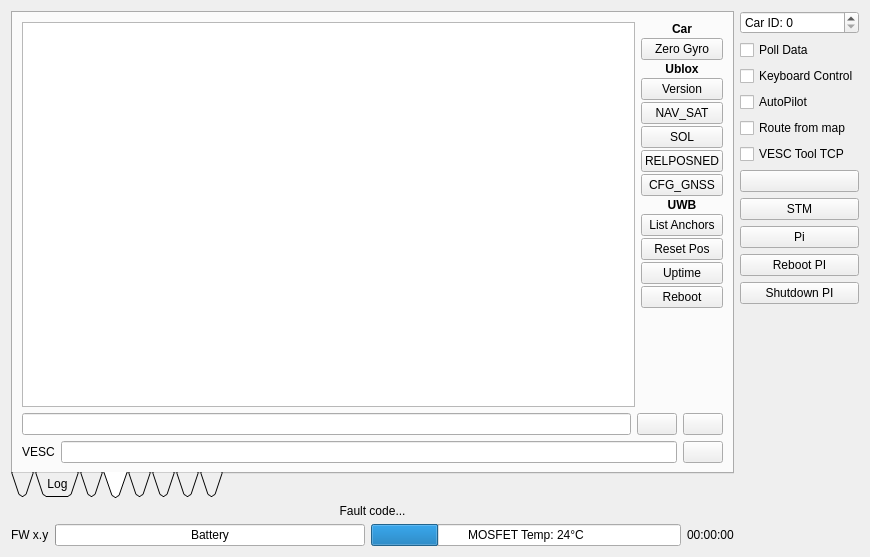
<?xml version="1.0" encoding="UTF-8"?>
<ui version="4.0">
 <class>CarInterface</class>
 <widget class="QWidget" name="CarInterface">
  <property name="geometry">
   <rect>
    <x>0</x>
    <y>0</y>
    <width>870</width>
    <height>557</height>
   </rect>
  </property>
  <property name="windowTitle">
   <string>Form</string>
  </property>
  <layout class="QHBoxLayout" name="horizontalLayout_5">
   <item>
    <layout class="QVBoxLayout" name="verticalLayout">
     <item>
      <widget class="QTabWidget" name="tabWidget">
       <property name="tabPosition">
        <enum>QTabWidget::South</enum>
       </property>
       <property name="tabShape">
        <enum>QTabWidget::Triangular</enum>
       </property>
       <property name="currentIndex">
        <number>3</number>
       </property>
       <property name="tabsClosable">
        <bool>false</bool>
       </property>
       <widget class="QWidget" name="orientationTab">
        <attribute name="icon">
         <iconset resource="resources.qrc">
          <normaloff>:/models/Icons/Orthogonal View-96.png</normaloff>:/models/Icons/Orthogonal View-96.png</iconset>
        </attribute>
        <attribute name="title">
         <string/>
        </attribute>
        <attribute name="toolTip">
         <string>Orientation</string>
        </attribute>
        <layout class="QVBoxLayout" name="verticalLayout_15">
         <item>
          <layout class="QVBoxLayout" name="orientationLayout">
           <item>
            <spacer name="orientationSpacer">
             <property name="orientation">
              <enum>Qt::Vertical</enum>
             </property>
             <property name="sizeHint" stdset="0">
              <size>
               <width>20</width>
               <height>40</height>
              </size>
             </property>
            </spacer>
           </item>
           <item>
            <widget class="QProgressBar" name="rollBar">
             <property name="minimum">
              <number>-180</number>
             </property>
             <property name="maximum">
              <number>180</number>
             </property>
             <property name="value">
              <number>0</number>
             </property>
             <property name="format">
              <string>Roll: %v°</string>
             </property>
            </widget>
           </item>
           <item>
            <widget class="QProgressBar" name="pitchBar">
             <property name="minimum">
              <number>-180</number>
             </property>
             <property name="maximum">
              <number>180</number>
             </property>
             <property name="value">
              <number>0</number>
             </property>
             <property name="format">
              <string>Pitch %v°</string>
             </property>
            </widget>
           </item>
           <item>
            <widget class="QProgressBar" name="yawBar">
             <property name="minimum">
              <number>-180</number>
             </property>
             <property name="maximum">
              <number>180</number>
             </property>
             <property name="value">
              <number>0</number>
             </property>
             <property name="format">
              <string>Yaw: %v°</string>
             </property>
            </widget>
           </item>
           <item>
            <widget class="QProgressBar" name="speedBar">
             <property name="maximum">
              <number>120</number>
             </property>
             <property name="value">
              <number>0</number>
             </property>
             <property name="format">
              <string>Speed: %v km/h</string>
             </property>
            </widget>
           </item>
          </layout>
         </item>
        </layout>
       </widget>
       <widget class="QWidget" name="tab">
        <attribute name="title">
         <string>Log</string>
        </attribute>
        <widget class="QLabel" name="label_log1">
         <property name="geometry">
          <rect>
           <x>20</x>
           <y>10</y>
           <width>67</width>
           <height>17</height>
          </rect>
         </property>
         <property name="text">
          <string>TextLabel</string>
         </property>
        </widget>
       </widget>
       <widget class="QWidget" name="tab_2">
        <attribute name="icon">
         <iconset resource="resources.qrc">
          <normaloff>:/models/Icons/Gyroscope-96.png</normaloff>:/models/Icons/Gyroscope-96.png</iconset>
        </attribute>
        <attribute name="title">
         <string/>
        </attribute>
        <attribute name="toolTip">
         <string>IMU realtime</string>
        </attribute>
        <layout class="QVBoxLayout" name="verticalLayout_4">
         <item>
          <widget class="ImuPlot" name="imuPlot" native="true"/>
         </item>
        </layout>
       </widget>
       <widget class="QWidget" name="tab_3">
        <attribute name="icon">
         <iconset resource="resources.qrc">
          <normaloff>:/models/Icons/Console-96.png</normaloff>:/models/Icons/Console-96.png</iconset>
        </attribute>
        <attribute name="title">
         <string/>
        </attribute>
        <attribute name="toolTip">
         <string>Terminal</string>
        </attribute>
        <layout class="QVBoxLayout" name="verticalLayout_10">
         <item>
          <layout class="QHBoxLayout" name="horizontalLayout_3">
           <item>
            <widget class="QTextBrowser" name="terminalBrowser">
             <property name="font">
              <font>
               <family>Monospace</family>
              </font>
             </property>
            </widget>
           </item>
           <item>
            <layout class="QVBoxLayout" name="verticalLayout_3">
             <property name="spacing">
              <number>2</number>
             </property>
             <item>
              <widget class="QLabel" name="label_8">
               <property name="font">
                <font>
                 <bold>true</bold>
                </font>
               </property>
               <property name="text">
                <string>Car</string>
               </property>
               <property name="alignment">
                <set>Qt::AlignCenter</set>
               </property>
              </widget>
             </item>
             <item>
              <widget class="QPushButton" name="zeroGyroButton">
               <property name="toolTip">
                <string>Zero gyro on car. Before doing this, make sure that the car is standing still.</string>
               </property>
               <property name="text">
                <string>Zero Gyro</string>
               </property>
              </widget>
             </item>
             <item>
              <widget class="QLabel" name="label">
               <property name="font">
                <font>
                 <bold>true</bold>
                </font>
               </property>
               <property name="text">
                <string>Ublox</string>
               </property>
               <property name="alignment">
                <set>Qt::AlignCenter</set>
               </property>
              </widget>
             </item>
             <item>
              <widget class="QPushButton" name="ubxVersionButton">
               <property name="text">
                <string>Version</string>
               </property>
              </widget>
             </item>
             <item>
              <widget class="QPushButton" name="ubxNavSatButton">
               <property name="text">
                <string>NAV_SAT</string>
               </property>
              </widget>
             </item>
             <item>
              <widget class="QPushButton" name="ubxSolButton">
               <property name="text">
                <string>SOL</string>
               </property>
              </widget>
             </item>
             <item>
              <widget class="QPushButton" name="ubxRelPosNedButton">
               <property name="text">
                <string>RELPOSNED</string>
               </property>
              </widget>
             </item>
             <item>
              <widget class="QPushButton" name="ubxCfgGnssButton">
               <property name="text">
                <string>CFG_GNSS</string>
               </property>
              </widget>
             </item>
             <item>
              <widget class="QLabel" name="label_5">
               <property name="font">
                <font>
                 <bold>true</bold>
                </font>
               </property>
               <property name="text">
                <string>UWB</string>
               </property>
               <property name="alignment">
                <set>Qt::AlignCenter</set>
               </property>
              </widget>
             </item>
             <item>
              <widget class="QPushButton" name="uwbListAnchorsButton">
               <property name="toolTip">
                <string>List UWB anchors.</string>
               </property>
               <property name="text">
                <string>List Anchors</string>
               </property>
              </widget>
             </item>
             <item>
              <widget class="QPushButton" name="uwbResetPosButton">
               <property name="toolTip">
                <string>Set UWB position to RTK position.</string>
               </property>
               <property name="text">
                <string>Reset Pos</string>
               </property>
              </widget>
             </item>
             <item>
              <widget class="QPushButton" name="uwbUptimeButton">
               <property name="toolTip">
                <string>Print how long the UWB module has been running.</string>
               </property>
               <property name="text">
                <string>Uptime</string>
               </property>
              </widget>
             </item>
             <item>
              <widget class="QPushButton" name="uwbRebootButton">
               <property name="toolTip">
                <string>Reboot the UWB module.</string>
               </property>
               <property name="text">
                <string>Reboot</string>
               </property>
              </widget>
             </item>
             <item>
              <spacer name="verticalSpacer_2">
               <property name="orientation">
                <enum>Qt::Vertical</enum>
               </property>
               <property name="sizeHint" stdset="0">
                <size>
                 <width>20</width>
                 <height>40</height>
                </size>
               </property>
              </spacer>
             </item>
            </layout>
           </item>
          </layout>
         </item>
         <item>
          <layout class="QHBoxLayout" name="horizontalLayout_12">
           <item>
            <widget class="HistoryLineEdit" name="terminalEdit"/>
           </item>
           <item>
            <widget class="QPushButton" name="terminalSendButton">
             <property name="toolTip">
              <string>Send command to car</string>
             </property>
             <property name="text">
              <string/>
             </property>
             <property name="icon">
              <iconset resource="resources.qrc">
               <normaloff>:/models/Icons/Send File-96.png</normaloff>:/models/Icons/Send File-96.png</iconset>
             </property>
            </widget>
           </item>
           <item>
            <widget class="QPushButton" name="terminalClearButton">
             <property name="toolTip">
              <string>Clear terminal</string>
             </property>
             <property name="text">
              <string/>
             </property>
             <property name="icon">
              <iconset resource="resources.qrc">
               <normaloff>:/models/Icons/Delete2-96.png</normaloff>:/models/Icons/Delete2-96.png</iconset>
             </property>
            </widget>
           </item>
          </layout>
         </item>
         <item>
          <layout class="QHBoxLayout" name="horizontalLayout_2">
           <item>
            <widget class="QLabel" name="label_4">
             <property name="text">
              <string>VESC</string>
             </property>
            </widget>
           </item>
           <item>
            <widget class="HistoryLineEdit" name="terminalEditVesc"/>
           </item>
           <item>
            <widget class="QPushButton" name="terminalSendVescButton">
             <property name="text">
              <string/>
             </property>
             <property name="icon">
              <iconset resource="resources.qrc">
               <normaloff>:/models/Icons/Send File-96.png</normaloff>:/models/Icons/Send File-96.png</iconset>
             </property>
            </widget>
           </item>
          </layout>
         </item>
        </layout>
       </widget>
       <widget class="QWidget" name="tab_4">
        <attribute name="icon">
         <iconset resource="resources.qrc">
          <normaloff>:/models/Icons/Magnet-96.png</normaloff>:/models/Icons/Magnet-96.png</iconset>
        </attribute>
        <attribute name="title">
         <string/>
        </attribute>
        <attribute name="toolTip">
         <string>Calibration</string>
        </attribute>
        <layout class="QVBoxLayout" name="verticalLayout_9">
         <item>
          <widget class="QGroupBox" name="groupBox_3">
           <property name="title">
            <string>Servo</string>
           </property>
           <layout class="QVBoxLayout" name="verticalLayout_7">
            <item>
             <layout class="QGridLayout" name="gridLayout">
              <item row="0" column="2">
               <widget class="QLCDNumber" name="servoDirectNumber">
                <property name="segmentStyle">
                 <enum>QLCDNumber::Flat</enum>
                </property>
                <property name="value" stdset="0">
                 <double>0.500000000000000</double>
                </property>
               </widget>
              </item>
              <item row="1" column="0">
               <widget class="QLabel" name="label_3">
                <property name="text">
                 <string>Mapped steering</string>
                </property>
               </widget>
              </item>
              <item row="1" column="1">
               <widget class="QSlider" name="servoMappedSlider">
                <property name="minimum">
                 <number>-1000</number>
                </property>
                <property name="maximum">
                 <number>1000</number>
                </property>
                <property name="singleStep">
                 <number>10</number>
                </property>
                <property name="value">
                 <number>0</number>
                </property>
                <property name="orientation">
                 <enum>Qt::Horizontal</enum>
                </property>
               </widget>
              </item>
              <item row="0" column="0">
               <widget class="QLabel" name="label_2">
                <property name="text">
                 <string>Direct Steering</string>
                </property>
               </widget>
              </item>
              <item row="0" column="1">
               <widget class="QSlider" name="servoDirectSlider">
                <property name="minimum">
                 <number>0</number>
                </property>
                <property name="maximum">
                 <number>1000</number>
                </property>
                <property name="singleStep">
                 <number>10</number>
                </property>
                <property name="value">
                 <number>500</number>
                </property>
                <property name="orientation">
                 <enum>Qt::Horizontal</enum>
                </property>
               </widget>
              </item>
              <item row="1" column="2">
               <widget class="QLCDNumber" name="servoMappedNumber">
                <property name="segmentStyle">
                 <enum>QLCDNumber::Flat</enum>
                </property>
                <property name="value" stdset="0">
                 <double>0.000000000000000</double>
                </property>
               </widget>
              </item>
              <item row="2" column="0">
               <widget class="QLabel" name="label_9">
                <property name="text">
                 <string>IO Board PWM</string>
                </property>
               </widget>
              </item>
              <item row="2" column="1">
               <widget class="QSlider" name="ioBoardPwmSlider">
                <property name="maximum">
                 <number>1000</number>
                </property>
                <property name="singleStep">
                 <number>10</number>
                </property>
                <property name="value">
                 <number>500</number>
                </property>
                <property name="orientation">
                 <enum>Qt::Horizontal</enum>
                </property>
               </widget>
              </item>
              <item row="2" column="2">
               <widget class="QLCDNumber" name="ioBoardPwmNumber">
                <property name="segmentStyle">
                 <enum>QLCDNumber::Flat</enum>
                </property>
               </widget>
              </item>
             </layout>
            </item>
           </layout>
          </widget>
         </item>
         <item>
          <widget class="QGroupBox" name="groupBox_2">
           <property name="sizePolicy">
            <sizepolicy hsizetype="Preferred" vsizetype="MinimumExpanding">
             <horstretch>0</horstretch>
             <verstretch>0</verstretch>
            </sizepolicy>
           </property>
           <property name="title">
            <string>Magnetometer</string>
           </property>
           <layout class="QGridLayout" name="gridLayout_4">
            <item row="0" column="0">
             <widget class="MagCal" name="magCal" native="true"/>
            </item>
           </layout>
          </widget>
         </item>
        </layout>
       </widget>
       <widget class="QWidget" name="tab_6">
        <attribute name="icon">
         <iconset resource="resources.qrc">
          <normaloff>:/models/Icons/Satellite-96.png</normaloff>:/models/Icons/Satellite-96.png</iconset>
        </attribute>
        <attribute name="title">
         <string/>
        </attribute>
        <attribute name="toolTip">
         <string>GPS</string>
        </attribute>
        <layout class="QVBoxLayout" name="verticalLayout_8">
         <item>
          <widget class="NmeaWidget" name="nmeaWidget" native="true"/>
         </item>
        </layout>
       </widget>
       <widget class="QWidget" name="tab_5">
        <attribute name="icon">
         <iconset resource="resources.qrc">
          <normaloff>:/models/Icons/Settings-96.png</normaloff>:/models/Icons/Settings-96.png</iconset>
        </attribute>
        <attribute name="title">
         <string/>
        </attribute>
        <attribute name="toolTip">
         <string>Configuration</string>
        </attribute>
        <layout class="QVBoxLayout" name="verticalLayout_6">
         <item>
          <widget class="QGroupBox" name="groupBox_4">
           <property name="title">
            <string>Car Settings</string>
           </property>
           <layout class="QGridLayout" name="gridLayout_3">
            <property name="topMargin">
             <number>6</number>
            </property>
            <property name="rightMargin">
             <number>6</number>
            </property>
            <property name="bottomMargin">
             <number>6</number>
            </property>
            <property name="spacing">
             <number>3</number>
            </property>
            <item row="1" column="0">
             <widget class="QDoubleSpinBox" name="confTurnRadBox">
              <property name="prefix">
               <string>Turn Radius: </string>
              </property>
              <property name="suffix">
               <string> m</string>
              </property>
              <property name="decimals">
               <number>3</number>
              </property>
              <property name="maximum">
               <double>1000.000000000000000</double>
              </property>
              <property name="singleStep">
               <double>0.100000000000000</double>
              </property>
             </widget>
            </item>
            <item row="0" column="1">
             <widget class="QDoubleSpinBox" name="confWheelDiamBox">
              <property name="prefix">
               <string>Wheel Diameter: </string>
              </property>
              <property name="suffix">
               <string> m</string>
              </property>
              <property name="decimals">
               <number>3</number>
              </property>
              <property name="maximum">
               <double>1000.000000000000000</double>
              </property>
              <property name="singleStep">
               <double>0.100000000000000</double>
              </property>
             </widget>
            </item>
            <item row="2" column="2">
             <widget class="QDoubleSpinBox" name="confYawImuGainBox">
              <property name="toolTip">
               <string>IMU gain vs odometry gain. Higer values give the IMU more gain.</string>
              </property>
              <property name="prefix">
               <string>Yaw IMU Gain: </string>
              </property>
              <property name="decimals">
               <number>5</number>
              </property>
              <property name="maximum">
               <double>1000.000000000000000</double>
              </property>
              <property name="singleStep">
               <double>0.010000000000000</double>
              </property>
             </widget>
            </item>
            <item row="7" column="0">
             <widget class="QCheckBox" name="confMiscDisableMotorBox">
              <property name="text">
               <string>Disable Motor</string>
              </property>
             </widget>
            </item>
            <item row="7" column="1">
             <widget class="QCheckBox" name="confMiscSimulateMotorBox">
              <property name="text">
               <string>Simulate Motor</string>
              </property>
             </widget>
            </item>
            <item row="3" column="2">
             <widget class="QDoubleSpinBox" name="confServoDGainBox">
              <property name="prefix">
               <string>Servo D Gain:</string>
              </property>
             </widget>
            </item>
            <item row="2" column="0">
             <widget class="QDoubleSpinBox" name="confServoCenterBox">
              <property name="prefix">
               <string>Servo Center: </string>
              </property>
              <property name="decimals">
               <number>3</number>
              </property>
              <property name="maximum">
               <double>1.000000000000000</double>
              </property>
              <property name="singleStep">
               <double>0.010000000000000</double>
              </property>
             </widget>
            </item>
            <item row="6" column="0" colspan="2">
             <widget class="QCheckBox" name="confOdometryYawBox">
              <property name="text">
               <string>Use Odometry for YAW correction</string>
              </property>
             </widget>
            </item>
            <item row="0" column="0">
             <widget class="QDoubleSpinBox" name="confGearRatioBox">
              <property name="prefix">
               <string>Gear Ratio: </string>
              </property>
              <property name="decimals">
               <number>3</number>
              </property>
              <property name="minimum">
               <double>-1000.000000000000000</double>
              </property>
              <property name="maximum">
               <double>1000.000000000000000</double>
              </property>
              <property name="singleStep">
               <double>0.100000000000000</double>
              </property>
             </widget>
            </item>
            <item row="7" column="2">
             <widget class="QCheckBox" name="confClampImuYawBox">
              <property name="toolTip">
               <string>Clamp IMU yaw when car is stationary</string>
              </property>
              <property name="text">
               <string>Clamp IMU yaw stat</string>
              </property>
             </widget>
            </item>
            <item row="1" column="1">
             <widget class="QDoubleSpinBox" name="confSteeringRampBox">
              <property name="prefix">
               <string>Steering Ramp: </string>
              </property>
              <property name="decimals">
               <number>3</number>
              </property>
              <property name="maximum">
               <double>1000.000000000000000</double>
              </property>
              <property name="singleStep">
               <double>0.100000000000000</double>
              </property>
             </widget>
            </item>
            <item row="4" column="2">
             <widget class="QDoubleSpinBox" name="confDegreeIntervalBox">
              <property name="prefix">
               <string>Interval degrees: </string>
              </property>
              <property name="suffix">
               <string>°</string>
              </property>
             </widget>
            </item>
            <item row="3" column="0">
             <widget class="QDoubleSpinBox" name="confServoPGainBox">
              <property name="prefix">
               <string>Servo P Gain:</string>
              </property>
             </widget>
            </item>
            <item row="1" column="2">
             <widget class="QDoubleSpinBox" name="confAxisDistanceBox">
              <property name="prefix">
               <string>Axis Distance: </string>
              </property>
              <property name="suffix">
               <string> m</string>
              </property>
              <property name="decimals">
               <number>3</number>
              </property>
              <property name="maximum">
               <double>1000.000000000000000</double>
              </property>
              <property name="singleStep">
               <double>0.100000000000000</double>
              </property>
             </widget>
            </item>
            <item row="0" column="2">
             <widget class="QDoubleSpinBox" name="confMotorPoleBox">
              <property name="prefix">
               <string>Motor Poles: </string>
              </property>
              <property name="decimals">
               <number>0</number>
              </property>
              <property name="minimum">
               <double>2.000000000000000</double>
              </property>
              <property name="maximum">
               <double>1000.000000000000000</double>
              </property>
              <property name="singleStep">
               <double>2.000000000000000</double>
              </property>
             </widget>
            </item>
            <item row="3" column="1">
             <widget class="QDoubleSpinBox" name="confServoIGainBox">
              <property name="prefix">
               <string>Servo I Gain:</string>
              </property>
             </widget>
            </item>
            <item row="6" column="2">
             <widget class="QCheckBox" name="confUseUwbPosBox">
              <property name="text">
               <string>Use UWB Position</string>
              </property>
             </widget>
            </item>
            <item row="2" column="1">
             <widget class="QDoubleSpinBox" name="confServoRangeBox">
              <property name="prefix">
               <string>Servo Range: </string>
              </property>
              <property name="decimals">
               <number>3</number>
              </property>
              <property name="minimum">
               <double>-1.000000000000000</double>
              </property>
              <property name="maximum">
               <double>1.000000000000000</double>
              </property>
              <property name="singleStep">
               <double>0.010000000000000</double>
              </property>
             </widget>
            </item>
            <item row="4" column="0">
             <widget class="QDoubleSpinBox" name="confSensorCentreBox">
              <property name="prefix">
               <string>Sensor value centre: </string>
              </property>
              <property name="suffix">
               <string/>
              </property>
              <property name="decimals">
               <number>0</number>
              </property>
              <property name="minimum">
               <double>0.000000000000000</double>
              </property>
              <property name="maximum">
               <double>1024.000000000000000</double>
              </property>
             </widget>
            </item>
            <item row="4" column="1">
             <widget class="QDoubleSpinBox" name="confSensorIntervalBox">
              <property name="prefix">
               <string>Interval sensor values: </string>
              </property>
              <property name="suffix">
               <string/>
              </property>
              <property name="decimals">
               <number>0</number>
              </property>
              <property name="minimum">
               <double>0.000000000000000</double>
              </property>
              <property name="maximum">
               <double>1024.000000000000000</double>
              </property>
             </widget>
            </item>
           </layout>
          </widget>
         </item>
         <item>
          <widget class="ConfCommonWidget" name="confCommonWidget" native="true">
           <property name="sizePolicy">
            <sizepolicy hsizetype="Preferred" vsizetype="Expanding">
             <horstretch>0</horstretch>
             <verstretch>0</verstretch>
            </sizepolicy>
           </property>
          </widget>
         </item>
         <item>
          <layout class="QHBoxLayout" name="horizontalLayout_7" stretch="0,0,0,0">
           <item>
            <spacer name="horizontalSpacer_3">
             <property name="orientation">
              <enum>Qt::Horizontal</enum>
             </property>
             <property name="sizeHint" stdset="0">
              <size>
               <width>40</width>
               <height>20</height>
              </size>
             </property>
            </spacer>
           </item>
           <item>
            <widget class="QPushButton" name="confReadButton">
             <property name="toolTip">
              <string>Read configuration from car</string>
             </property>
             <property name="text">
              <string/>
             </property>
             <property name="icon">
              <iconset resource="resources.qrc">
               <normaloff>:/models/Icons/Upload-96.png</normaloff>:/models/Icons/Upload-96.png</iconset>
             </property>
            </widget>
           </item>
           <item>
            <widget class="QPushButton" name="confReadDefaultButton">
             <property name="toolTip">
              <string>Read default configuration from car</string>
             </property>
             <property name="text">
              <string/>
             </property>
             <property name="icon">
              <iconset resource="resources.qrc">
               <normaloff>:/models/Icons/HDD-96.png</normaloff>:/models/Icons/HDD-96.png</iconset>
             </property>
            </widget>
           </item>
           <item>
            <widget class="QPushButton" name="confWriteButton">
             <property name="toolTip">
              <string>Write configuration to car</string>
             </property>
             <property name="text">
              <string/>
             </property>
             <property name="icon">
              <iconset resource="resources.qrc">
               <normaloff>:/models/Icons/Download-96.png</normaloff>:/models/Icons/Download-96.png</iconset>
             </property>
            </widget>
           </item>
          </layout>
         </item>
        </layout>
       </widget>
       <widget class="QWidget" name="tab_7">
        <attribute name="icon">
         <iconset resource="resources.qrc">
          <normaloff>:/models/Icons/Google Images-96.png</normaloff>:/models/Icons/Google Images-96.png</iconset>
        </attribute>
        <attribute name="title">
         <string/>
        </attribute>
        <attribute name="toolTip">
         <string>Video Stream</string>
        </attribute>
        <layout class="QVBoxLayout" name="verticalLayout_11">
         <item>
          <layout class="QGridLayout" name="gridLayout_2">
           <item row="0" column="0">
            <widget class="QSpinBox" name="camCamBox">
             <property name="toolTip">
              <string>Camera to use, in case multiple cameras are present.</string>
             </property>
             <property name="prefix">
              <string>Camera: </string>
             </property>
            </widget>
           </item>
           <item row="0" column="1">
            <widget class="QSpinBox" name="camWidthBox">
             <property name="toolTip">
              <string>Width, -1 for default value</string>
             </property>
             <property name="prefix">
              <string>W: </string>
             </property>
             <property name="minimum">
              <number>-1</number>
             </property>
             <property name="maximum">
              <number>3000</number>
             </property>
             <property name="singleStep">
              <number>8</number>
             </property>
             <property name="value">
              <number>800</number>
             </property>
            </widget>
           </item>
           <item row="0" column="2">
            <widget class="QSpinBox" name="camHeightBox">
             <property name="toolTip">
              <string>Height, -1 for default value</string>
             </property>
             <property name="prefix">
              <string>H: </string>
             </property>
             <property name="minimum">
              <number>-1</number>
             </property>
             <property name="maximum">
              <number>3000</number>
             </property>
             <property name="singleStep">
              <number>8</number>
             </property>
             <property name="value">
              <number>448</number>
             </property>
            </widget>
           </item>
           <item row="0" column="3">
            <widget class="QSpinBox" name="camFpsBox">
             <property name="toolTip">
              <string>Framerate, -1 for default value</string>
             </property>
             <property name="prefix">
              <string>FPS: </string>
             </property>
             <property name="minimum">
              <number>-1</number>
             </property>
             <property name="maximum">
              <number>999</number>
             </property>
             <property name="value">
              <number>-1</number>
             </property>
            </widget>
           </item>
           <item row="0" column="4">
            <widget class="QSpinBox" name="camSkipBox">
             <property name="toolTip">
              <string>Skip frames this often (divide FPS by this number). Useful for cameras that don't support low framerates.</string>
             </property>
             <property name="prefix">
              <string>Skip: </string>
             </property>
             <property name="value">
              <number>0</number>
             </property>
            </widget>
           </item>
           <item row="0" column="5">
            <widget class="QSpinBox" name="camQualityBox">
             <property name="toolTip">
              <string>&lt;html&gt;&lt;head/&gt;&lt;body&gt;&lt;p&gt;JPEG compression quality, range 0 to 100, -1 for default value. Lower values decrease the bandwidth at the expense of image quality.&lt;/p&gt;&lt;/body&gt;&lt;/html&gt;</string>
             </property>
             <property name="prefix">
              <string>Quality: </string>
             </property>
             <property name="minimum">
              <number>-1</number>
             </property>
             <property name="maximum">
              <number>100</number>
             </property>
             <property name="value">
              <number>20</number>
             </property>
            </widget>
           </item>
           <item row="1" column="0" colspan="2">
            <widget class="QPushButton" name="camStartButton">
             <property name="text">
              <string>Start Camera</string>
             </property>
            </widget>
           </item>
           <item row="1" column="2" colspan="2">
            <widget class="QPushButton" name="camStopButton">
             <property name="text">
              <string>Stop Camera</string>
             </property>
            </widget>
           </item>
           <item row="1" column="4" colspan="2">
            <widget class="QCheckBox" name="camShowMapBox">
             <property name="text">
              <string>Show on map</string>
             </property>
             <property name="checked">
              <bool>true</bool>
             </property>
            </widget>
           </item>
          </layout>
         </item>
         <item>
          <widget class="ImageWidget" name="camWidget" native="true">
           <property name="sizePolicy">
            <sizepolicy hsizetype="Preferred" vsizetype="MinimumExpanding">
             <horstretch>0</horstretch>
             <verstretch>0</verstretch>
            </sizepolicy>
           </property>
          </widget>
         </item>
         <item>
          <widget class="QLabel" name="camInfoLabel">
           <property name="text">
            <string/>
           </property>
          </widget>
         </item>
        </layout>
       </widget>
      </widget>
     </item>
     <item>
      <widget class="QLabel" name="mcFaultLabel">
       <property name="text">
        <string>Fault code...</string>
       </property>
       <property name="alignment">
        <set>Qt::AlignCenter</set>
       </property>
      </widget>
     </item>
     <item>
      <layout class="QHBoxLayout" name="horizontalLayout">
       <item>
        <widget class="QLabel" name="fwLabel">
         <property name="text">
          <string>FW x.y</string>
         </property>
        </widget>
       </item>
       <item>
        <widget class="QProgressBar" name="batteryBar">
         <property name="value">
          <number>0</number>
         </property>
         <property name="format">
          <string>Battery</string>
         </property>
        </widget>
       </item>
       <item>
        <widget class="QProgressBar" name="tempFetBar">
         <property name="maximum">
          <number>110</number>
         </property>
         <property name="value">
          <number>24</number>
         </property>
         <property name="format">
          <string>MOSFET Temp: %v°C</string>
         </property>
        </widget>
       </item>
       <item>
        <widget class="QLabel" name="clockLabel">
         <property name="text">
          <string>00:00:00</string>
         </property>
        </widget>
       </item>
      </layout>
     </item>
    </layout>
   </item>
   <item>
    <layout class="QVBoxLayout" name="verticalLayout_2">
     <item>
      <widget class="QSpinBox" name="idBox">
       <property name="prefix">
        <string>Car ID: </string>
       </property>
       <property name="maximum">
        <number>255</number>
       </property>
      </widget>
     </item>
     <item>
      <widget class="QCheckBox" name="pollBox">
       <property name="text">
        <string>Poll Data</string>
       </property>
      </widget>
     </item>
     <item>
      <widget class="QCheckBox" name="keyboardControlBox">
       <property name="text">
        <string>Keyboard Control</string>
       </property>
      </widget>
     </item>
     <item>
      <widget class="QCheckBox" name="autopilotBox">
       <property name="text">
        <string>AutoPilot</string>
       </property>
      </widget>
     </item>
     <item>
      <widget class="QCheckBox" name="updateRouteFromMapBox">
       <property name="toolTip">
        <string>Upload route points as soon as they are created on the map</string>
       </property>
       <property name="text">
        <string>Route from map</string>
       </property>
      </widget>
     </item>
     <item>
      <widget class="QCheckBox" name="vescToolTcpBox">
       <property name="text">
        <string>VESC Tool TCP</string>
       </property>
      </widget>
     </item>
     <item>
      <widget class="QPushButton" name="clearRouteButton">
       <property name="toolTip">
        <string>Clear stored route</string>
       </property>
       <property name="text">
        <string/>
       </property>
       <property name="icon">
        <iconset resource="resources.qrc">
         <normaloff>:/models/Icons/Delete2-96.png</normaloff>:/models/Icons/Delete2-96.png</iconset>
       </property>
      </widget>
     </item>
     <item>
      <widget class="QPushButton" name="setClockButton">
       <property name="toolTip">
        <string>Set clock on STM32 board</string>
       </property>
       <property name="text">
        <string>STM</string>
       </property>
       <property name="icon">
        <iconset resource="resources.qrc">
         <normaloff>:/models/Icons/Clock-96.png</normaloff>:/models/Icons/Clock-96.png</iconset>
       </property>
      </widget>
     </item>
     <item>
      <widget class="QPushButton" name="setClockPiButton">
       <property name="toolTip">
        <string>Set clock on Raspberry Pi</string>
       </property>
       <property name="text">
        <string>Pi</string>
       </property>
       <property name="icon">
        <iconset resource="resources.qrc">
         <normaloff>:/models/Icons/Clock-96.png</normaloff>:/models/Icons/Clock-96.png</iconset>
       </property>
      </widget>
     </item>
     <item>
      <widget class="QPushButton" name="rebootPiButton">
       <property name="text">
        <string>Reboot PI</string>
       </property>
       <property name="icon">
        <iconset resource="resources.qrc">
         <normaloff>:/models/Icons/Restart-96.png</normaloff>:/models/Icons/Restart-96.png</iconset>
       </property>
      </widget>
     </item>
     <item>
      <widget class="QPushButton" name="shutdownPiButton">
       <property name="text">
        <string>Shutdown PI</string>
       </property>
       <property name="icon">
        <iconset resource="resources.qrc">
         <normaloff>:/models/Icons/Shutdown-96.png</normaloff>:/models/Icons/Shutdown-96.png</iconset>
       </property>
      </widget>
     </item>
     <item>
      <spacer name="verticalSpacer">
       <property name="orientation">
        <enum>Qt::Vertical</enum>
       </property>
       <property name="sizeHint" stdset="0">
        <size>
         <width>20</width>
         <height>40</height>
        </size>
       </property>
      </spacer>
     </item>
    </layout>
   </item>
  </layout>
 </widget>
 <customwidgets>
  <customwidget>
   <class>ImuPlot</class>
   <extends>QWidget</extends>
   <header>imuplot.h</header>
   <container>1</container>
  </customwidget>
  <customwidget>
   <class>NmeaWidget</class>
   <extends>QWidget</extends>
   <header>nmeawidget.h</header>
   <container>1</container>
  </customwidget>
  <customwidget>
   <class>MagCal</class>
   <extends>QWidget</extends>
   <header>magcal.h</header>
   <container>1</container>
  </customwidget>
  <customwidget>
   <class>ConfCommonWidget</class>
   <extends>QWidget</extends>
   <header>confcommonwidget.h</header>
   <container>1</container>
  </customwidget>
  <customwidget>
   <class>HistoryLineEdit</class>
   <extends>QLineEdit</extends>
   <header>historylineedit.h</header>
  </customwidget>
  <customwidget>
   <class>ImageWidget</class>
   <extends>QWidget</extends>
   <header>imagewidget.h</header>
   <container>1</container>
  </customwidget>
 </customwidgets>
 <resources>
  <include location="resources.qrc"/>
 </resources>
 <connections>
  <connection>
   <sender>terminalEditVesc</sender>
   <signal>returnPressed()</signal>
   <receiver>terminalSendVescButton</receiver>
   <slot>click()</slot>
   <hints>
    <hint type="sourcelabel">
     <x>293</x>
     <y>485</y>
    </hint>
    <hint type="destinationlabel">
     <x>327</x>
     <y>486</y>
    </hint>
   </hints>
  </connection>
  <connection>
   <sender>terminalEdit</sender>
   <signal>returnPressed()</signal>
   <receiver>terminalSendButton</receiver>
   <slot>click()</slot>
   <hints>
    <hint type="sourcelabel">
     <x>172</x>
     <y>453</y>
    </hint>
    <hint type="destinationlabel">
     <x>608</x>
     <y>454</y>
    </hint>
   </hints>
  </connection>
 </connections>
</ui>
